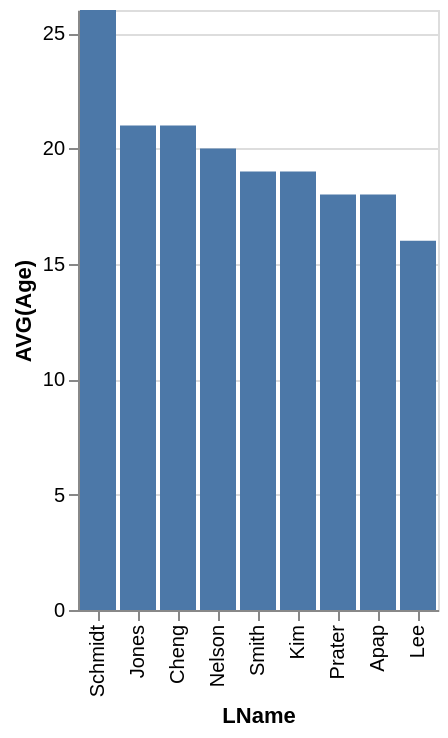

The Vega-Lite source for this figure:
### Vega-Lite specification from a JSON file in a GitHub repository (floating-point values rounded to 4 significant figures)
{"data": {"values": [{"x_data": "Schmidt", "y_data": 26}, {"x_data": "Jones", "y_data": 21}, {"x_data": "Cheng", "y_data": 21}, {"x_data": "Nelson", "y_data": 20}, {"x_data": "Smith", "y_data": 19}, {"x_data": "Kim", "y_data": 19}, {"x_data": "Prater", "y_data": 18}, {"x_data": "Apap", "y_data": 18}, {"x_data": "Lee", "y_data": 16}]}, "mark": "bar", "encoding": {"x": {"field": "x_data", "type": "nominal", "title": "LName", "sort": {"op": "sum", "field": "y_data", "order": "descending"}}, "y": {"field": "y_data", "type": "quantitative", "title": "AVG(Age)"}}}
